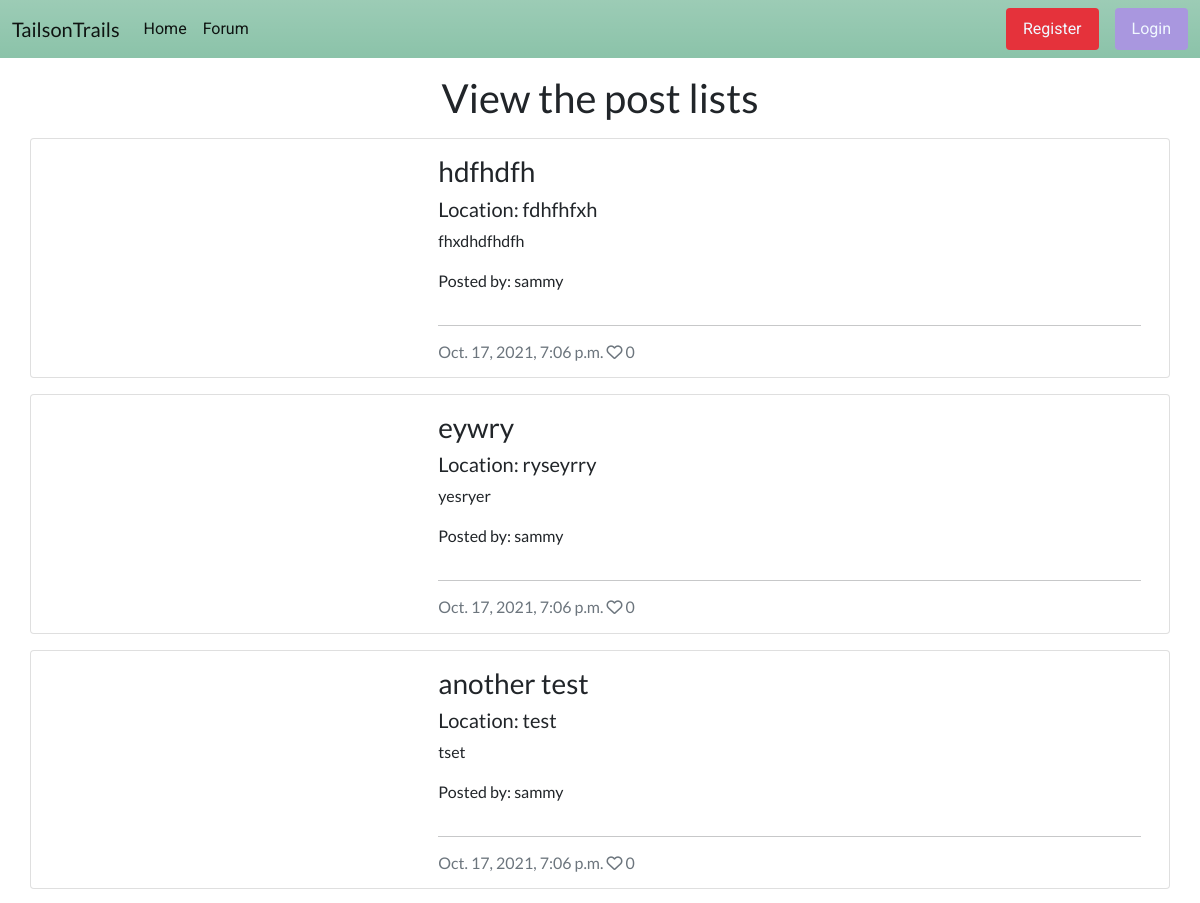
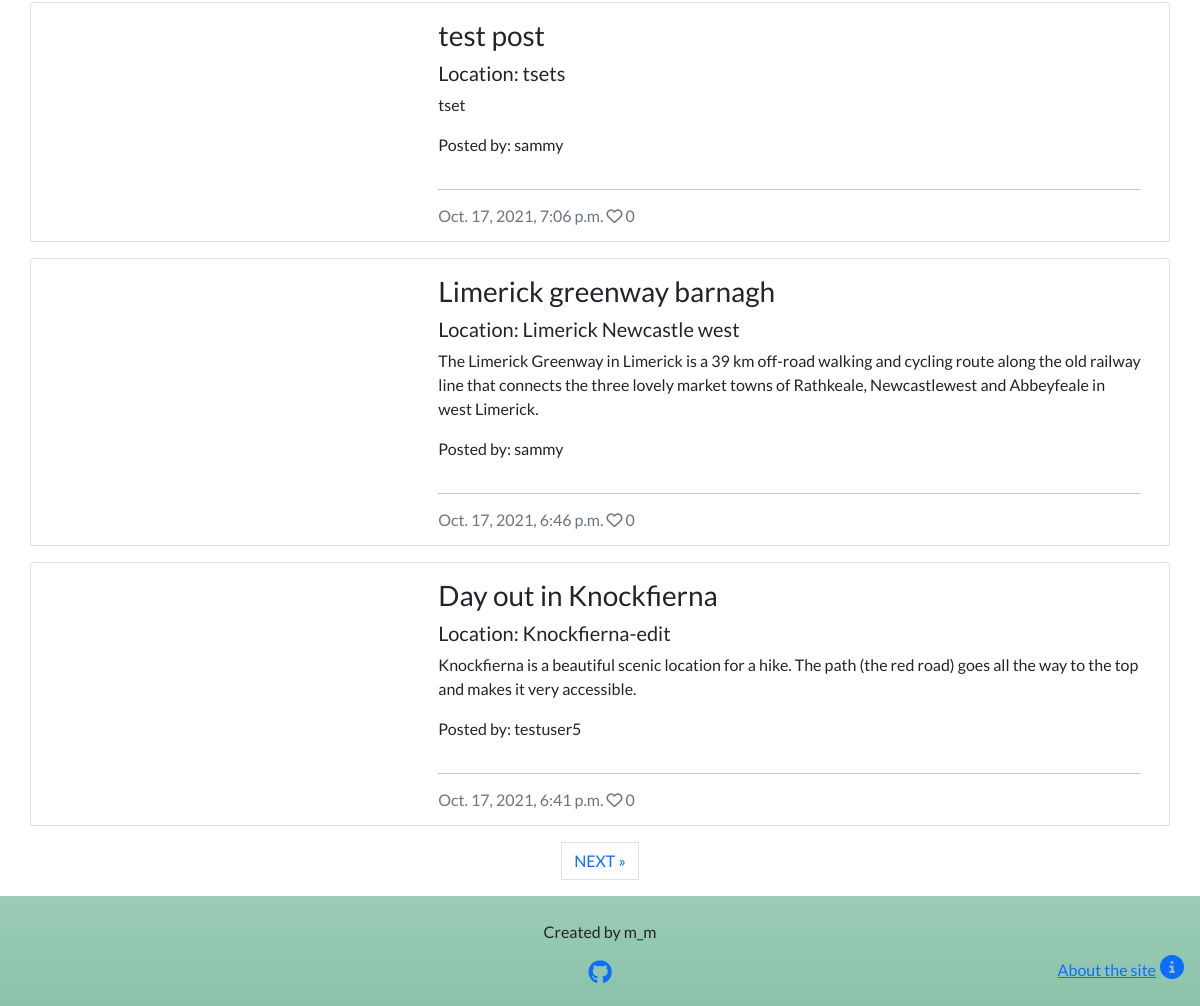
/posts/, run on an earlier commit of the app's database (2 pictures, top to bottom).
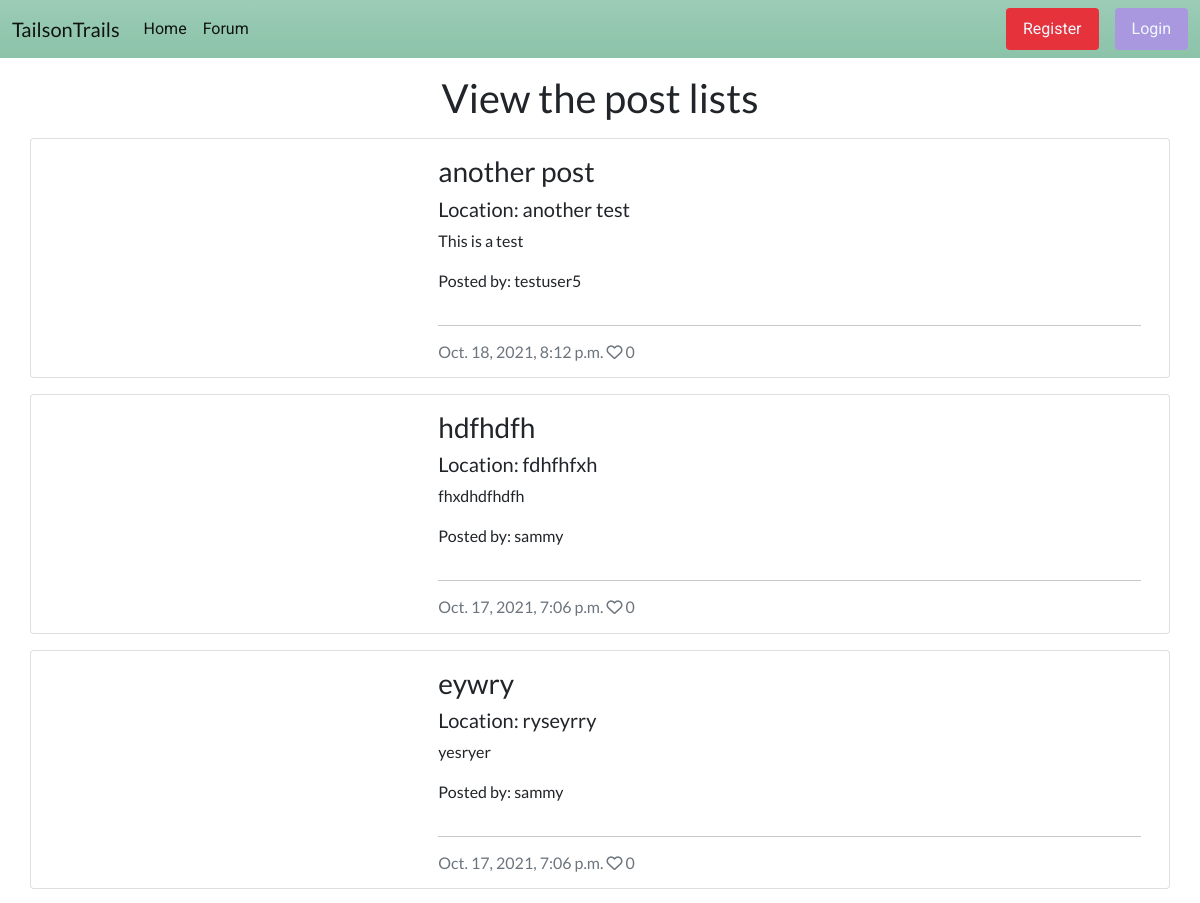
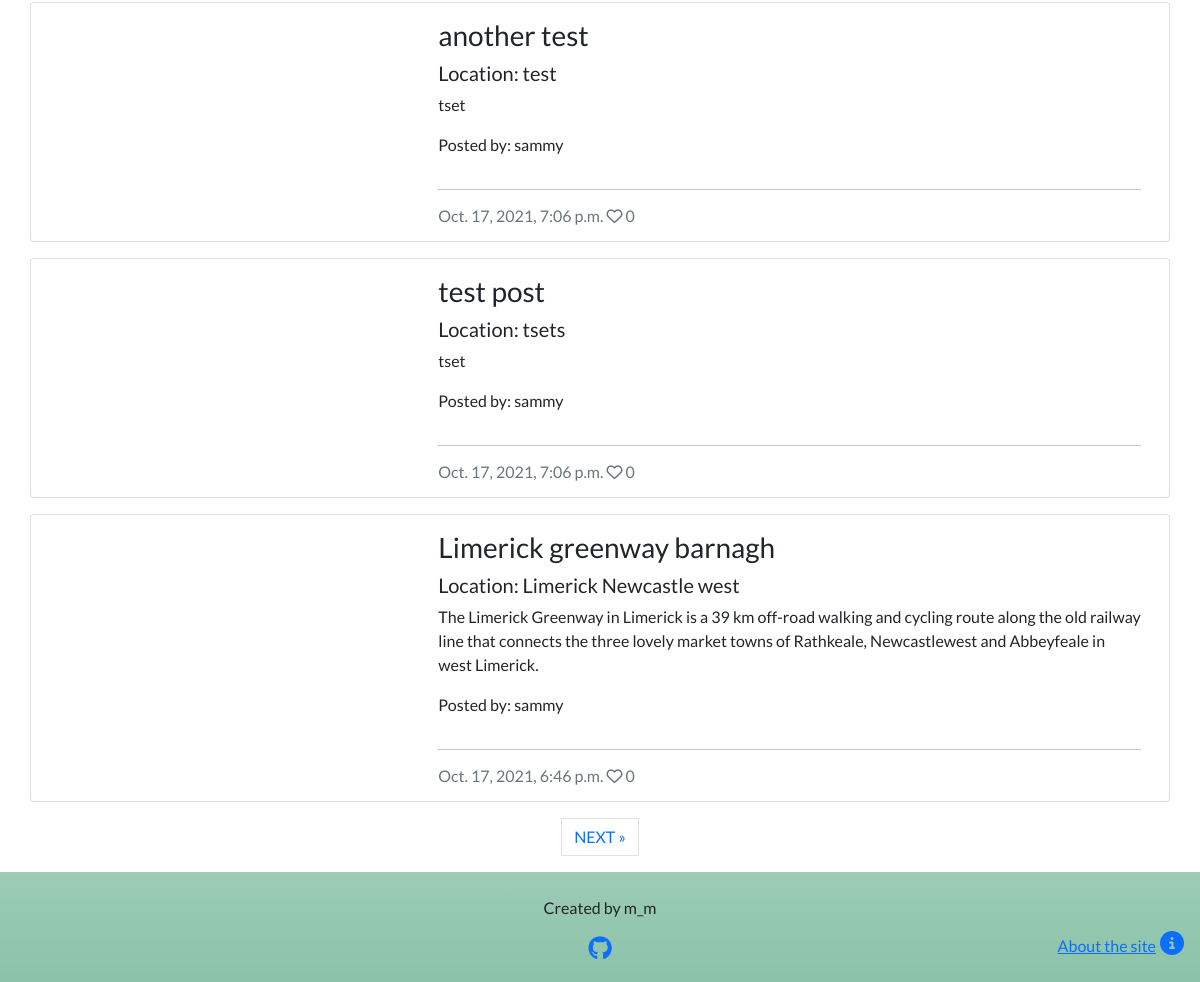
And on a later commit of the database (2 pictures, top to bottom).
### forum/models.py (models this page shows, shortened)
class Post(models.Model):
    title = models.CharField(max_length=200, unique=True)
    location = models.CharField(max_length=50)
    slug = models.SlugField(max_length=200, unique=True)
    author = models.ForeignKey(
        User, on_delete=models.CASCADE, related_name="forum_posts"
    )
    featured_image = CloudinaryField('image', default='placeholder')
    excerpt = models.TextField(blank=True)
    updated_on = models.DateTimeField(auto_now=True)
    content = models.TextField()
    difficulty_hard = models.BooleanField(default=False)
    difficulty_moderate = models.BooleanField(default=False)
    difficulty_easy = models.BooleanField(default=False)
    breed_big = models.BooleanField(default=False)
    breed_mid = models.BooleanField(default=False)
    breed_sml = models.BooleanField(default=False)
    created_on = models.DateTimeField(auto_now_add=True)
    status = models.IntegerField(choices=STATUS, default=0)
    likes = models.ManyToManyField(
        User, related_name='blogpost_like', blank=True)
    class Meta:
        ordering = ["-created_on"]
    def number_of_likes(self):
        return self.likes.count()

### forum/views.py (the view)
# urls.py: path('posts/', views.PostList.as_view(), name='posts'),
class PostList(generic.ListView):
    model = Post
    queryset = Post.objects.filter(status=1).order_by("-created_on")
    template_name = "post_list.html"
    paginate_by = 6

### templates/post_list.html (shortened to what this page needs)
{% extends "base.html" %}
{% load static %}
{% block content %}
<main class="mt-3">
    <h1 class="text-center mb-3">View the post lists</h1>
    <div class="container">
        {% for post in post_list %}
        <div class="row">
            <div class="card mb-3">
                <div class="row g-0　row-eq-height">
                    <div class="col-md-4 image-container">
                    </div>
                    <div class="col-md-8">
                        <div class="card-body">
                            <h3 class="card-title">{{ post.title }}</h3>
                            <h5 class="card-title">Location: {{ post.location }}</h5>
                            <p class="card-text">{{ post.excerpt }}</p>
                            <p class="card-text">Posted by: {{ post.author }}</p>
                            <hr />
                            <p class="card-text text-muted h6">{{ post.created_on}} <i class="far fa-heart"></i>
                                {{ post.number_of_likes }}</p>
                        </div>
                    </div>
                </div>
            </div>
        </div>
        {% endfor %}
    </div>
    {% if is_paginated %}
    <nav aria-label="Page navigation">
        <ul class="pagination justify-content-center">
            {% if page_obj.has_next %}
            <li><a href="?page={{ page_obj.next_page_number }}" class="page-link"> NEXT &raquo;</a></li>
            {% endif %}
        </ul>
    </nav>
    {% endif %}
</main>
{%endblock%}

What changed in the data, as far as the page shows it:
no longer on this page (row unchanged): Post: title "Day out in Knockfierna", location "Knockfierna-edit", excerpt "Knockfierna is a beautiful scenic location for a hike. The path (the red road) goes all the way to the top and makes it very accessible.", author "testuser5", created_on "Oct. 17, 2021, 6:41 p.m.", number_of_likes "0"
added Post: title "another post", location "another test", excerpt "This is a test", author "testuser5", created_on "Oct. 18, 2021, 8:12 p.m.", number_of_likes "0"
